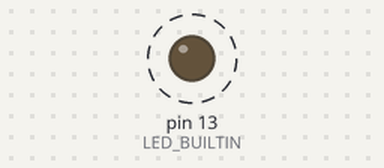
Simulated run of this sketch. Board: Arduino Uno, built with avr-gcc and run on an emulated ATmega328P. Shown: output pins drawn as LEDs (lit = HIGH). Dashed ring = blinking. What the sketch prints to the serial monitor is not drawn.

Above: at 0.5 s.
Timing chart, 0 to 4.6 s (numbered marks = the images above):
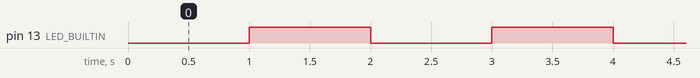

Measured:
- by itself, pin 13 (LED_BUILTIN): alternates HIGH for 1.0 s and LOW for 1.0 s

The sketch:

EJ1_controlLED.ino
```cpp
int ledState = LOW;

unsigned long previousMillis = 0;
const long interval = 1000;

void setup() {
  pinMode(LED_BUILTIN, OUTPUT);
  Serial.begin(115200);
  Serial.println();
  Serial.println("Todo setupeado");
}

void loop() {
  unsigned long currentMillis = millis();
  if (currentMillis - previousMillis >= interval) {
    previousMillis = currentMillis;
    if (ledState == LOW) {
      ledState = HIGH;  // Note that this switches the LED *off*
      Serial.println("APAGADO");
    } else {
      ledState = LOW;  // Note that this switches the LED *on*
      Serial.println("ENCENDIDO");
    }
    digitalWrite(LED_BUILTIN, ledState);
  }
}
```
